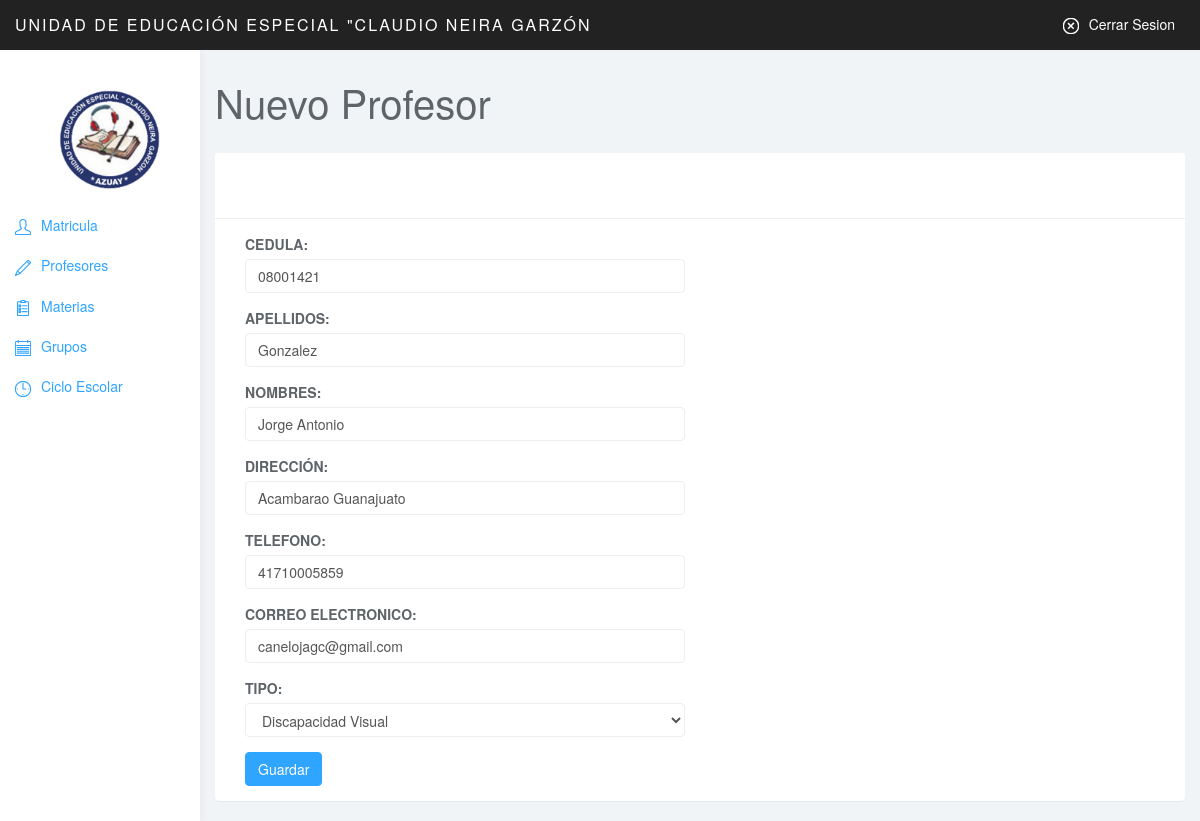
Page /admin/Profesores/form.php?id=3 (signed in) on the committed database.
### tables this page shows
CREATE TABLE `profesores` (
  `idprofesores` int(11) NOT NULL,
  `cedula` varchar(45) DEFAULT NULL,
  `nombreprofesor` varchar(45) DEFAULT NULL,
  `direccionp` varchar(45) DEFAULT NULL,
  `telefonop` varchar(45) DEFAULT NULL,
  `password` varchar(100) DEFAULT NULL,
  `id_tipo_profe` int(11) NOT NULL,
  `apellidoprofesor` varchar(100) NOT NULL,
  `emailp` varchar(100) NOT NULL
);

CREATE TABLE `tipodegrupo` (
  `idtipodegrupo` int(11) NOT NULL,
  `tipodegrupo` varchar(45) DEFAULT NULL
);

### admin/conexion/Conexion.php (called while the page is built, shortened)
<?php
class Conexion
{
private static $instancia;
private $con;
private function __construct()
{
    try
    {
    $this->con = new PDO("mysql:host=localhost;dbname=sis_escolar",'root','');
    $this->con->exec("SET CHARSET SET UTF-8");
    }
    catch(PDOEception $e)
    {
        echo "Error:" . $e->getMessage();
        die();
  }
}
 public static function singleton_conexion()
    {
     if(!isset(self::$instancia))
     {
    self::$instancia = new $miclase;
    }
    return self::$instancia;
    }
public function prepare($sql)
{
return $this->con->prepare($sql);
}
}

### admin/Profesores/Classe.php (called while the page is built, shortened)
<?php
require_once '../conexion/Conexion.php';
class Classe
{
    private $con;
    public function __construct()
    {
     $this->con = Conexion::singleton_conexion();
    }
    public function get_pro($id = null)
    {
        try
        {
    $sql = "SELECT * FROM profesores inner join tipodegrupo on tipodegrupo.idtipodegrupo=profesores.id_tipo_profe";
        if($id != null){
        $sql .= " WHERE idprofesores =?";
        }
        $consulta = $this->con->prepare($sql);
        if($id != null){
        $consulta->bindParam(1,$id);
        }
        $consulta->execute();
        $this->con = null;
        if($consulta->rowCount() > 0){
         return $consulta;
        }else{
            return $consulta;
        }
        }catch(PDOExeption $e){
            print "Error:" . $e->getmessage();
        }
  }
    public function get_tipo()
    {
        try
        {
     $sql = "SELECT * FROM tipodegrupo";
        $consulta = $this->con->prepare($sql);
         $consulta->execute();
        if($consulta->rowCount() > 0){
         return $consulta;
        }else{
            return false;
        }
        }catch(PDOExeption $e){
            print "Error:" . $e->getmessage();
        }
  }
}
?>

### admin/Profesores/form.php (the view, shortened to what this page needs)
<?php
include_once '../conexion/Conexion.php';
    if(isset($_GET['id'])){
        $id=$_GET['id'];
        include_once 'Classe.php';
        $usu1 = new Classe();
        $datos = $usu1->get_pro($id);
        $fila = $datos->fetchObject();
    }
	include_once 'Classe.php';
	$estatus = new Classe();
	$filas = $estatus->get_tipo();
	?>
<!DOCTYPE html>
<html>
<head>
<link href="../css/bootstrap.min.css" rel="stylesheet">
<link href="../css/datepicker3.css" rel="stylesheet">
<link href="../css/styles.css" rel="stylesheet">
</head>
<body>
	<nav class="navbar navbar-inverse navbar-fixed-top" role="navigation">
		<div class="container-fluid">
			<div class="navbar-header">
				<a class="navbar-brand" href="../index.php">Unidad de Educación Especial "Claudio Neira Garzón</a>
				<ul class="user-menu">
					<li class="dropdown pull-right">
                    <a href="../../Login/logout.php"><svg class="glyph stroked cancel"<?php echo $_SESSION['login']; ?>><use xlink:href="#stroked-cancel"></use></svg>Cerrar Sesion</a>
					</li>
				</ul>
			</div>
		</div>
	</nav>
	<div id="sidebar-collapse" class="col-sm-3 col-lg-2 sidebar">
	<br>
    <br>
    <div class="form-group">
            <img class="logo" src="../../front/img/logo.png"></img>
        </div>
			<?php
include_once '../menu/menu.php';
?>
	</div>
	<div class="col-sm-9 col-sm-offset-3 col-lg-10 col-lg-offset-2 main">
		<div class="row">
			<div class="col-lg-12">
				<h1 class="page-header">Nuevo Profesor</h1>
			</div>
		</div>
		<div class="row">
			<div class="col-lg-12">
				<div class="panel panel-default">
					<div class="panel-heading"></div>
					<div class="panel-body">
						<div class="col-md-6">
							<form role="form" method="POST" action="agregar.php"	>
							   <div class="form-group">
									<label>CEDULA:</label>
									<input type="number" name="cedula" class="form-control" required value="<?php  if(isset($id)){echo  $fila->cedula;} ?>">
								</div>
								<div class="form-group">
									<label>APELLIDOS:</label>
									<input type="text" name="apellidoprofesor" class="form-control" required value="<?php  if(isset($id)){echo  $fila->apellidoprofesor;} ?>">
								</div>
								<div class="form-group">
									<label>NOMBRES:</label>
									<input type="text" name="nombreprofesor" class="form-control" required value="<?php  if(isset($id)){echo  $fila->nombreprofesor;} ?>">
								</div>
								<div class="form-group">
									<label>DIRECCIÓN:</label>
									<input type="text" name="direccionp" class="form-control" required value="<?php  if(isset($id)){echo  $fila->direccionp;} ?>">
								</div>
								<div class="form-group">
									<label>TELEFONO:</label>
									<input type="number" name="telefonop" class="form-control" required value="<?php  if(isset($id)){echo  $fila->telefonop;} ?>">
								</div>
								<div class="form-group">
									<label>CORREO ELECTRONICO:</label>
									<input type="email" name="emailp" class="form-control" required value="<?php  if(isset($id)){echo  $fila->emailp;} ?>">
								</div>
								<div class="form-group">
									<label>TIPO:</label>
									<select  name="tipodegrupo_idtipodegrupo" class="form-control">
                                       	<?php while($data=$filas->fetchObject()){ ?>
	                                   <option value="<?php echo $data->idtipodegrupo; ?>" <?php if(isset($id)){if ($fila->id_tipo_profe == $data->idtipodegrupo){?>selected<?php }} ?>><?php echo $data->tipodegrupo; ?></option>
                                         <?php } ?>
									</select>
								</div>
								<button type="submit" class="btn btn-primary">Guardar</button>
							</div>
					</div>
				</div>
			</div>
		</div>
	</div>
</body>
</html>

### admin/css/styles.css (style rules this page uses)
body { background: #f1f4f7; padding-top: 50px; color: #5f6468; }
a, a:hover, a:focus { color: #30a5ff; }
h1, h2, h3, h4, h5, h6 { color: #5f6468; }
h1 { font-weight: 300; font-size: 40px; }
.form-control { border: 1px solid #eee; box-shadow: none; }
.navbar-header .navbar-brand { color: #fff; font-size: 16px; text-transform: uppercase; font-weight: 500; letter-spacing: 2px; }
.btn-primary, .btn-primary:hover, .btn-primary:focus, .btn-primary:active, .btn-primary.active, .open > .dropdown-toggle.btn-primary, .btn-primary.disabled, .btn-primary[disabled], fieldset[disabled] .btn-primary, .btn-primary.disabled:hover, .btn-primary[disabled]:hover, fieldset[disabled] .btn-primary:hover, .btn-primary.disabled:focus, .btn-primary[disabled]:focus, fieldset[disabled] .btn-primary:focus, .btn-primary.disabled:active, .btn-primary[disabled]:active, fieldset[disabled] .btn-primary:active, .btn-primary.disabled.active, .btn-primary[disabled].active, fieldset[disabled] .btn-primary.active { background-color: #30a5ff; border-color: #30a5ff; }
.panel { border: 0; }
.panel-heading { font-size: 18px; font-weight: 300; letter-spacing: 0.025em; height: 66px; line-height: 45px; }
.panel-default .panel-heading { background: #fff; border-bottom: 1px solid #eee; color: #5f6468; }
.navbar { border: 0; }
.user-menu { display: inline-block; margin-top: 14px; margin-right: 10px; float: right; list-style: none; padding: 0; }
.user-menu a { color: #fff; }
.sidebar { display: block; background-color: #fff; padding: 0; display: none; }
@media (min-width: 768px) { .sidebar { display: block; position: fixed; top: 50px; bottom: 0; left: 0; z-index: 1000; display: block; margin: 0; padding: 0; overflow-x: hidden; overflow-y: auto; background-color: #fff; box-shadow: 1px 0px 10px rgba(0, 0, 0, .05); } }
@media (min-width: 768px) { .navbar-header { width: 100%; } }
h1.page-header { margin-top: 30px; border-bottom: 0; }
.sidebar .glyph, .user-menu .glyph { height: 16px; width: 16px; margin: 0 10px 0 0; stroke-width: 3px; }
.user-menu .glyph { stroke-width: 4px; }
.logo { width: 100px; height: 100px; margin-left: 30%; margin-top: 0%; }
label { text-transform: uppercase; }

### rows in the picture
profesores: cedula "08001421", apellidoprofesor "Gonzalez", nombreprofesor "Jorge Antonio", direccionp "Acambarao Guanajuato", telefonop "41710005859", emailp "canelojagc@gmail.com", tipodegrupo_idtipodegrupo "Discapacidad Visual"
